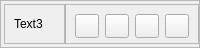
                <widget class="QFrame" name="frame_30">
                 <property name="maximumSize">
                  <size>
                   <width>16777213</width>
                   <height>48</height>
                  </size>
                 </property>
                 <property name="frameShape">
                  <enum>QFrame::StyledPanel</enum>
                 </property>
                 <property name="frameShadow">
                  <enum>QFrame::Raised</enum>
                 </property>
                 <layout class="QHBoxLayout" name="horizontalLayout_73">
                  <property name="spacing">
                   <number>0</number>
                  </property>
                  <property name="leftMargin">
                   <number>3</number>
                  </property>
                  <property name="topMargin">
                   <number>0</number>
                  </property>
                  <property name="rightMargin">
                   <number>0</number>
                  </property>
                  <property name="bottomMargin">
                   <number>0</number>
                  </property>
                  <item>
                   <widget class="QFrame" name="panelsBackground_47">
                    <property name="maximumSize">
                     <size>
                      <width>16777215</width>
                      <height>40</height>
                     </size>
                    </property>
                    <property name="styleSheet">
                     <string notr="true"/>
                    </property>
                    <property name="frameShape">
                     <enum>QFrame::StyledPanel</enum>
                    </property>
                    <property name="frameShadow">
                     <enum>QFrame::Raised</enum>
                    </property>
                    <layout class="QHBoxLayout" name="horizontalLayout_74">
                     <item>
                      <widget class="QLabel" name="label_66">
                       <property name="maximumSize">
                        <size>
                         <width>16777215</width>
                         <height>40</height>
                        </size>
                       </property>
                       <property name="text">
                        <string>Text3</string>
                       </property>
                      </widget>
                     </item>
                    </layout>
                   </widget>
                  </item>
                  <item>
                   <widget class="QFrame" name="panelsBackground_48">
                    <property name="maximumSize">
                     <size>
                      <width>16777215</width>
                      <height>40</height>
                     </size>
                    </property>
                    <property name="styleSheet">
                     <string notr="true"/>
                    </property>
                    <property name="frameShape">
                     <enum>QFrame::StyledPanel</enum>
                    </property>
                    <property name="frameShadow">
                     <enum>QFrame::Raised</enum>
                    </property>
                    <layout class="QHBoxLayout" name="horizontalLayout_75">
                     <item>
                      <widget class="QPushButton" name="contentThird_textColor1">
                       <property name="minimumSize">
                        <size>
                         <width>24</width>
                         <height>24</height>
                        </size>
                       </property>
                       <property name="maximumSize">
                        <size>
                         <width>24</width>
                         <height>24</height>
                        </size>
                       </property>
                       <property name="text">
                        <string/>
                       </property>
                      </widget>
                     </item>
                     <item>
                      <widget class="QPushButton" name="contentThird_textColor2">
                       <property name="minimumSize">
                        <size>
                         <width>24</width>
                         <height>24</height>
                        </size>
                       </property>
                       <property name="maximumSize">
                        <size>
                         <width>24</width>
                         <height>24</height>
                        </size>
                       </property>
                       <property name="text">
                        <string/>
                       </property>
                      </widget>
                     </item>
                     <item>
                      <widget class="QPushButton" name="contentThird_textColor3">
                       <property name="minimumSize">
                        <size>
                         <width>24</width>
                         <height>24</height>
                        </size>
                       </property>
                       <property name="maximumSize">
                        <size>
                         <width>24</width>
                         <height>24</height>
                        </size>
                       </property>
                       <property name="text">
                        <string/>
                       </property>
                      </widget>
                     </item>
                     <item>
                      <widget class="QPushButton" name="contentThird_textColor4">
                       <property name="minimumSize">
                        <size>
                         <width>24</width>
                         <height>24</height>
                        </size>
                       </property>
                       <property name="maximumSize">
                        <size>
                         <width>24</width>
                         <height>24</height>
                        </size>
                       </property>
                       <property name="text">
                        <string/>
                       </property>
                      </widget>
                     </item>
                    </layout>
                   </widget>
                  </item>
                 </layout>
                </widget>
